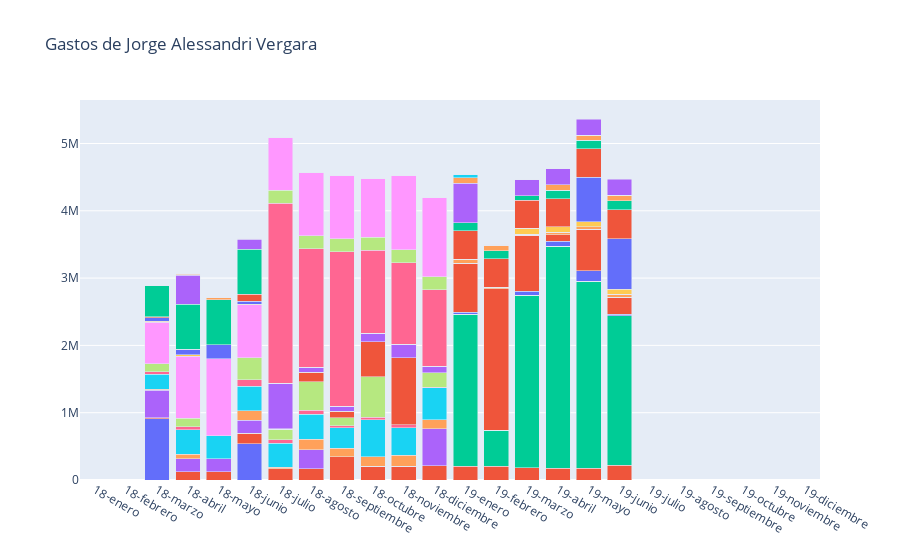

The code cell stored with this chart in its notebook:
### Code cell
get_all_info(1009)

### Figure 1 — Plotly figure (JSON) as saved in the notebook; plotly's stock layout.template omitted (floating-point values rounded to 4 significant figures)
{"data": [{"name": "Oficinas parlamentarias (incluye arriendos, consumos básicos, internet, etc.)  ", "type": "bar", "x": ["18-enero", "18-febrero", "18-marzo", "18-abril", "18-mayo", "18-junio", "18-julio", "18-agosto", "18-septiembre", "18-octubre", "18-noviembre", "18-diciembre", "19-enero", "19-febrero", "19-marzo", "19-abril", "19-mayo", "19-junio", "19-julio", "19-agosto", "19-septiembre", "19-octubre", "19-noviembre", "19-diciembre"], "y": [0, 0, 913040, 0, 0, 536015, 0, 0, 0, 0, 0, 0, 0, 0, 0, 0, 0, 0, 0, 0, 0, 0, 0, 0]}, {"name": "Telefonía  ", "type": "bar", "x": ["18-enero", "18-febrero", "18-marzo", "18-abril", "18-mayo", "18-junio", "18-julio", "18-agosto", "18-septiembre", "18-octubre", "18-noviembre", "18-diciembre", "19-enero", "19-febrero", "19-marzo", "19-abril", "19-mayo", "19-junio", "19-julio", "19-agosto", "19-septiembre", "19-octubre", "19-noviembre", "19-diciembre"], "y": [0, 0, 10180, 124060, 119871, 162227, 165629, 165780, 344258, 206060, 205811, 211346, 205395, 205157, 183218, 176595, 175047, 222611, 0, 0, 0, 0, 0, 0]}, {"name": "Traslación  ", "type": "bar", "x": ["18-enero", "18-febrero", "18-marzo", "18-abril", "18-mayo", "18-junio", "18-julio", "18-agosto", "18-septiembre", "18-octubre", "18-noviembre", "18-diciembre", "19-enero", "19-febrero", "19-marzo", "19-abril", "19-mayo", "19-junio", "19-julio", "19-agosto", "19-septiembre", "19-octubre", "19-noviembre", "19-diciembre"], "y": [0, 0, 0, 0, 0, 0, 0, 0, 0, 0, 0, 0, 2259917, 537111, 2562556, 3300494, 2781691, 2215791, 0, 0, 0, 0, 0, 0]}, {"name": "Vehículos  ", "type": "bar", "x": ["18-enero", "18-febrero", "18-marzo", "18-abril", "18-mayo", "18-junio", "18-julio", "18-agosto", "18-septiembre", "18-octubre", "18-noviembre", "18-diciembre", "19-enero", "19-febrero", "19-marzo", "19-abril", "19-mayo", "19-junio", "19-julio", "19-agosto", "19-septiembre", "19-octubre", "19-noviembre", "19-diciembre"], "y": [0, 0, 413179, 193000, 193000, 193000, 0, 286358, 0, 0, 0, 549471, 0, 0, 0, 0, 0, 0, 0, 0, 0, 0, 0, 0]}, {"name": "Tag y peajes  ", "type": "bar", "x": ["18-enero", "18-febrero", "18-marzo", "18-abril", "18-mayo", "18-junio", "18-julio", "18-agosto", "18-septiembre", "18-octubre", "18-noviembre", "18-diciembre", "19-enero", "19-febrero", "19-marzo", "19-abril", "19-mayo", "19-junio", "19-julio", "19-agosto", "19-septiembre", "19-octubre", "19-noviembre", "19-diciembre"], "y": [0, 0, 9500, 63368, 0, 138997, 22645, 156769, 125671, 140093, 160258, 131504, 0, 0, 0, 0, 0, 0, 0, 0, 0, 0, 0, 0]}, {"name": "Combustible  ", "type": "bar", "x": ["18-enero", "18-febrero", "18-marzo", "18-abril", "18-mayo", "18-junio", "18-julio", "18-agosto", "18-septiembre", "18-octubre", "18-noviembre", "18-diciembre", "19-enero", "19-febrero", "19-marzo", "19-abril", "19-mayo", "19-junio", "19-julio", "19-agosto", "19-septiembre", "19-octubre", "19-noviembre", "19-diciembre"], "y": [0, 0, 227552, 363087, 341341, 365976, 358120, 366935, 303514, 550987, 413631, 476919, 0, 0, 0, 0, 0, 0, 0, 0, 0, 0, 0, 0]}, {"name": "Pasajes de movilización  ", "type": "bar", "x": ["18-enero", "18-febrero", "18-marzo", "18-abril", "18-mayo", "18-junio", "18-julio", "18-agosto", "18-septiembre", "18-octubre", "18-noviembre", "18-diciembre", "19-enero", "19-febrero", "19-marzo", "19-abril", "19-mayo", "19-junio", "19-julio", "19-agosto", "19-septiembre", "19-octubre", "19-noviembre", "19-diciembre"], "y": [0, 0, 33580, 47740, 0, 96000, 49720, 57760, 33800, 37860, 40100, 8800, 0, 0, 0, 0, 0, 0, 0, 0, 0, 0, 0, 0]}, {"name": "Alimentación  ", "type": "bar", "x": ["18-enero", "18-febrero", "18-marzo", "18-abril", "18-mayo", "18-junio", "18-julio", "18-agosto", "18-septiembre", "18-octubre", "18-noviembre", "18-diciembre", "19-enero", "19-febrero", "19-marzo", "19-abril", "19-mayo", "19-junio", "19-julio", "19-agosto", "19-septiembre", "19-octubre", "19-noviembre", "19-diciembre"], "y": [0, 0, 120583, 127364, 0, 327824, 159290, 424135, 120651, 596478, 0, 213297, 0, 0, 0, 0, 0, 0, 0, 0, 0, 0, 0, 0]}, {"name": "Viáticos  ", "type": "bar", "x": ["18-enero", "18-febrero", "18-marzo", "18-abril", "18-mayo", "18-junio", "18-julio", "18-agosto", "18-septiembre", "18-octubre", "18-noviembre", "18-diciembre", "19-enero", "19-febrero", "19-marzo", "19-abril", "19-mayo", "19-junio", "19-julio", "19-agosto", "19-septiembre", "19-octubre", "19-noviembre", "19-diciembre"], "y": [0, 0, 613640, 920448, 1150560, 786210, 0, 0, 0, 0, 0, 0, 0, 0, 0, 0, 0, 0, 0, 0, 0, 0, 0, 0]}, {"name": "Estacionamientos  ", "type": "bar", "x": ["18-enero", "18-febrero", "18-marzo", "18-abril", "18-mayo", "18-junio", "18-julio", "18-agosto", "18-septiembre", "18-octubre", "18-noviembre", "18-diciembre", "19-enero", "19-febrero", "19-marzo", "19-abril", "19-mayo", "19-junio", "19-julio", "19-agosto", "19-septiembre", "19-octubre", "19-noviembre", "19-diciembre"], "y": [0, 0, 16692, 19050, 0, 3450, 0, 0, 0, 0, 0, 0, 0, 0, 0, 0, 0, 0, 0, 0, 0, 0, 0, 0]}, {"name": "Materiales de oficina  ", "type": "bar", "x": ["18-enero", "18-febrero", "18-marzo", "18-abril", "18-mayo", "18-junio", "18-julio", "18-agosto", "18-septiembre", "18-octubre", "18-noviembre", "18-diciembre", "19-enero", "19-febrero", "19-marzo", "19-abril", "19-mayo", "19-junio", "19-julio", "19-agosto", "19-septiembre", "19-octubre", "19-noviembre", "19-diciembre"], "y": [0, 0, 54587, 86456, 207619, 44312, 0, 0, 0, 0, 0, 0, 28225, 0, 58526, 73886, 154791, 27164, 0, 0, 0, 0, 0, 0]}, {"name": "Difusión  ", "type": "bar", "x": ["18-enero", "18-febrero", "18-marzo", "18-abril", "18-mayo", "18-junio", "18-julio", "18-agosto", "18-septiembre", "18-octubre", "18-noviembre", "18-diciembre", "19-enero", "19-febrero", "19-marzo", "19-abril", "19-mayo", "19-junio", "19-julio", "19-agosto", "19-septiembre", "19-octubre", "19-noviembre", "19-diciembre"], "y": [0, 0, 11700, 455, 0, 108355, 5990, 142800, 92392, 524067, 997667, 0, 729455, 2100000, 834999, 90000, 615124, 247300, 0, 0, 0, 0, 0, 0]}, {"name": "Actividades distritales  ", "type": "bar", "x": ["18-enero", "18-febrero", "18-marzo", "18-abril", "18-mayo", "18-junio", "18-julio", "18-agosto", "18-septiembre", "18-octubre", "18-noviembre", "18-diciembre", "19-enero", "19-febrero", "19-marzo", "19-abril", "19-mayo", "19-junio", "19-julio", "19-agosto", "19-septiembre", "19-octubre", "19-noviembre", "19-diciembre"], "y": [0, 0, 465500, 665000, 665000, 665000, 0, 0, 0, 0, 0, 0, 0, 0, 0, 0, 0, 0, 0, 0, 0, 0, 0, 0]}, {"name": "Alojamiento  ", "type": "bar", "x": ["18-enero", "18-febrero", "18-marzo", "18-abril", "18-mayo", "18-junio", "18-julio", "18-agosto", "18-septiembre", "18-octubre", "18-noviembre", "18-diciembre", "19-enero", "19-febrero", "19-marzo", "19-abril", "19-mayo", "19-junio", "19-julio", "19-agosto", "19-septiembre", "19-octubre", "19-noviembre", "19-diciembre"], "y": [0, 0, 0, 433314, 0, 151007, 674882, 71970, 71960, 121960, 200000, 100000, 0, 0, 0, 0, 0, 0, 0, 0, 0, 0, 0, 0]}, {"name": "Correspondencia  ", "type": "bar", "x": ["18-enero", "18-febrero", "18-marzo", "18-abril", "18-mayo", "18-junio", "18-julio", "18-agosto", "18-septiembre", "18-octubre", "18-noviembre", "18-diciembre", "19-enero", "19-febrero", "19-marzo", "19-abril", "19-mayo", "19-junio", "19-julio", "19-agosto", "19-septiembre", "19-octubre", "19-noviembre", "19-diciembre"], "y": [0, 0, 0, 12800, 28059, 10816, 0, 0, 0, 0, 0, 0, 46946, 11597, 10068, 43611, 35035, 49606, 0, 0, 0, 0, 0, 0]}, {"name": "Servicios y gastos menores  ", "type": "bar", "x": ["18-enero", "18-febrero", "18-marzo", "18-abril", "18-mayo", "18-junio", "18-julio", "18-agosto", "18-septiembre", "18-octubre", "18-noviembre", "18-diciembre", "19-enero", "19-febrero", "19-marzo", "19-abril", "19-mayo", "19-junio", "19-julio", "19-agosto", "19-septiembre", "19-octubre", "19-noviembre", "19-diciembre"], "y": [0, 0, 0, 8330, 0, 0, 0, 0, 0, 0, 0, 0, 0, 0, 0, 0, 0, 0, 0, 0, 0, 0, 0, 0]}, {"name": "Actividades territoriales  ", "type": "bar", "x": ["18-enero", "18-febrero", "18-marzo", "18-abril", "18-mayo", "18-junio", "18-julio", "18-agosto", "18-septiembre", "18-octubre", "18-noviembre", "18-diciembre", "19-enero", "19-febrero", "19-marzo", "19-abril", "19-mayo", "19-junio", "19-julio", "19-agosto", "19-septiembre", "19-octubre", "19-noviembre", "19-diciembre"], "y": [0, 0, 0, 0, 0, 0, 2676374, 1760325, 2300250, 1238558, 1208228, 1132204, 0, 0, 0, 0, 0, 0, 0, 0, 0, 0, 0, 0]}, {"name": "Vehiculos- amortizacion  ", "type": "bar", "x": ["18-enero", "18-febrero", "18-marzo", "18-abril", "18-mayo", "18-junio", "18-julio", "18-agosto", "18-septiembre", "18-octubre", "18-noviembre", "18-diciembre", "19-enero", "19-febrero", "19-marzo", "19-abril", "19-mayo", "19-junio", "19-julio", "19-agosto", "19-septiembre", "19-octubre", "19-noviembre", "19-diciembre"], "y": [0, 0, 0, 0, 0, 0, 193000, 193000, 193000, 193000, 193000, 193000, 0, 0, 0, 0, 0, 0, 0, 0, 0, 0, 0, 0]}, {"name": "Viáticos del diputado  ", "type": "bar", "x": ["18-enero", "18-febrero", "18-marzo", "18-abril", "18-mayo", "18-junio", "18-julio", "18-agosto", "18-septiembre", "18-octubre", "18-noviembre", "18-diciembre", "19-enero", "19-febrero", "19-marzo", "19-abril", "19-mayo", "19-junio", "19-julio", "19-agosto", "19-septiembre", "19-octubre", "19-noviembre", "19-diciembre"], "y": [0, 0, 0, 0, 0, 0, 786210, 943452, 943452, 864831, 1100694, 1179315, 0, 0, 0, 0, 0, 0, 0, 0, 0, 0, 0, 0]}, {"name": "Traspaso desde gastos operacionales a asignación personal de apoyo  ", "type": "bar", "x": ["18-enero", "18-febrero", "18-marzo", "18-abril", "18-mayo", "18-junio", "18-julio", "18-agosto", "18-septiembre", "18-octubre", "18-noviembre", "18-diciembre", "19-enero", "19-febrero", "19-marzo", "19-abril", "19-mayo", "19-junio", "19-julio", "19-agosto", "19-septiembre", "19-octubre", "19-noviembre", "19-diciembre"], "y": [0, 0, 0, 0, 0, 0, 0, 0, 0, 0, 0, 0, 12180, 12180, 90463, 75153, 75153, 75153, 0, 0, 0, 0, 0, 0]}, {"name": "Actividades destinadas a la interacción con la comunidad  ", "type": "bar", "x": ["18-enero", "18-febrero", "18-marzo", "18-abril", "18-mayo", "18-junio", "18-julio", "18-agosto", "18-septiembre", "18-octubre", "18-noviembre", "18-diciembre", "19-enero", "19-febrero", "19-marzo", "19-abril", "19-mayo", "19-junio", "19-julio", "19-agosto", "19-septiembre", "19-octubre", "19-noviembre", "19-diciembre"], "y": [0, 0, 0, 0, 0, 0, 0, 0, 0, 0, 0, 0, 0, 0, 0, 0, 662800, 750000, 0, 0, 0, 0, 0, 0]}, {"name": "Arriendo de inmueble  ", "type": "bar", "x": ["18-enero", "18-febrero", "18-marzo", "18-abril", "18-mayo", "18-junio", "18-julio", "18-agosto", "18-septiembre", "18-octubre", "18-noviembre", "18-diciembre", "19-enero", "19-febrero", "19-marzo", "19-abril", "19-mayo", "19-junio", "19-julio", "19-agosto", "19-septiembre", "19-octubre", "19-noviembre", "19-diciembre"], "y": [0, 0, 0, 0, 0, 0, 0, 0, 0, 0, 0, 0, 420000, 420000, 420000, 420000, 420000, 428517, 0, 0, 0, 0, 0, 0]}, {"name": "Consumos básicos  ", "type": "bar", "x": ["18-enero", "18-febrero", "18-marzo", "18-abril", "18-mayo", "18-junio", "18-julio", "18-agosto", "18-septiembre", "18-octubre", "18-noviembre", "18-diciembre", "19-enero", "19-febrero", "19-marzo", "19-abril", "19-mayo", "19-junio", "19-julio", "19-agosto", "19-septiembre", "19-octubre", "19-noviembre", "19-diciembre"], "y": [0, 0, 0, 0, 0, 0, 0, 0, 0, 0, 0, 0, 119723, 122794, 64825, 126557, 126747, 133677, 0, 0, 0, 0, 0, 0]}, {"name": "Equipamiento oficina parlamentaria  ", "type": "bar", "x": ["18-enero", "18-febrero", "18-marzo", "18-abril", "18-mayo", "18-junio", "18-julio", "18-agosto", "18-septiembre", "18-octubre", "18-noviembre", "18-diciembre", "19-enero", "19-febrero", "19-marzo", "19-abril", "19-mayo", "19-junio", "19-julio", "19-agosto", "19-septiembre", "19-octubre", "19-noviembre", "19-diciembre"], "y": [0, 0, 0, 0, 0, 0, 0, 0, 0, 0, 0, 0, 590451, 0, 0, 0, 0, 0, 0, 0, 0, 0, 0, 0]}, {"name": "Gastos de mantención oficina parlamentaria (inmueble)  ", "type": "bar", "x": ["18-enero", "18-febrero", "18-marzo", "18-abril", "18-mayo", "18-junio", "18-julio", "18-agosto", "18-septiembre", "18-octubre", "18-noviembre", "18-diciembre", "19-enero", "19-febrero", "19-marzo", "19-abril", "19-mayo", "19-junio", "19-julio", "19-agosto", "19-septiembre", "19-octubre", "19-noviembre", "19-diciembre"], "y": [0, 0, 0, 0, 0, 0, 0, 0, 0, 0, 0, 0, 77778, 77778, 0, 77778, 77778, 77778, 0, 0, 0, 0, 0, 0]}, {"name": "Reparaciones locativas del inmueble  ", "type": "bar", "x": ["18-enero", "18-febrero", "18-marzo", "18-abril", "18-mayo", "18-junio", "18-julio", "18-agosto", "18-septiembre", "18-octubre", "18-noviembre", "18-diciembre", "19-enero", "19-febrero", "19-marzo", "19-abril", "19-mayo", "19-junio", "19-julio", "19-agosto", "19-septiembre", "19-octubre", "19-noviembre", "19-diciembre"], "y": [0, 0, 0, 0, 0, 0, 0, 0, 0, 0, 0, 0, 54740, 0, 0, 0, 0, 0, 0, 0, 0, 0, 0, 0]}, {"name": "Habilitación de sedes parlamentarias (con autorización de crap)  ", "type": "bar", "x": ["18-enero", "18-febrero", "18-marzo", "18-abril", "18-mayo", "18-junio", "18-julio", "18-agosto", "18-septiembre", "18-octubre", "18-noviembre", "18-diciembre", "19-enero", "19-febrero", "19-marzo", "19-abril", "19-mayo", "19-junio", "19-julio", "19-agosto", "19-septiembre", "19-octubre", "19-noviembre", "19-diciembre"], "y": [0, 0, 0, 0, 0, 0, 0, 0, 0, 0, 0, 0, 0, 0, 0, 0, 0, 0, 0, 0, 0, 0, 0, 0]}, {"name": "Seguros de bienes  ", "type": "bar", "x": ["18-enero", "18-febrero", "18-marzo", "18-abril", "18-mayo", "18-junio", "18-julio", "18-agosto", "18-septiembre", "18-octubre", "18-noviembre", "18-diciembre", "19-enero", "19-febrero", "19-marzo", "19-abril", "19-mayo", "19-junio", "19-julio", "19-agosto", "19-septiembre", "19-octubre", "19-noviembre", "19-diciembre"], "y": [0, 0, 0, 0, 0, 0, 0, 0, 0, 0, 0, 0, 0, 0, 0, 0, 0, 0, 0, 0, 0, 0, 0, 0]}, {"name": "Arriendo de oficinas virtuales  ", "type": "bar", "x": ["18-enero", "18-febrero", "18-marzo", "18-abril", "18-mayo", "18-junio", "18-julio", "18-agosto", "18-septiembre", "18-octubre", "18-noviembre", "18-diciembre", "19-enero", "19-febrero", "19-marzo", "19-abril", "19-mayo", "19-junio", "19-julio", "19-agosto", "19-septiembre", "19-octubre", "19-noviembre", "19-diciembre"], "y": [0, 0, 0, 0, 0, 0, 0, 0, 0, 0, 0, 0, 0, 0, 0, 0, 0, 0, 0, 0, 0, 0, 0, 0]}, {"name": "Servicios web  ", "type": "bar", "x": ["18-enero", "18-febrero", "18-marzo", "18-abril", "18-mayo", "18-junio", "18-julio", "18-agosto", "18-septiembre", "18-octubre", "18-noviembre", "18-diciembre", "19-enero", "19-febrero", "19-marzo", "19-abril", "19-mayo", "19-junio", "19-julio", "19-agosto", "19-septiembre", "19-octubre", "19-noviembre", "19-diciembre"], "y": [0, 0, 0, 0, 0, 0, 0, 0, 0, 0, 0, 0, 0, 13174, 0, 0, 0, 0, 0, 0, 0, 0, 0, 0]}, {"name": "Contratación servicio de almacenamiento  ", "type": "bar", "x": ["18-enero", "18-febrero", "18-marzo", "18-abril", "18-mayo", "18-junio", "18-julio", "18-agosto", "18-septiembre", "18-octubre", "18-noviembre", "18-diciembre", "19-enero", "19-febrero", "19-marzo", "19-abril", "19-mayo", "19-junio", "19-julio", "19-agosto", "19-septiembre", "19-octubre", "19-noviembre", "19-diciembre"], "y": [0, 0, 0, 0, 0, 0, 0, 0, 0, 0, 0, 0, 0, 0, 0, 0, 0, 0, 0, 0, 0, 0, 0, 0]}, {"name": "Arriendo de oficina móvil  ", "type": "bar", "x": ["18-enero", "18-febrero", "18-marzo", "18-abril", "18-mayo", "18-junio", "18-julio", "18-agosto", "18-septiembre", "18-octubre", "18-noviembre", "18-diciembre", "19-enero", "19-febrero", "19-marzo", "19-abril", "19-mayo", "19-junio", "19-julio", "19-agosto", "19-septiembre", "19-octubre", "19-noviembre", "19-diciembre"], "y": [0, 0, 0, 0, 0, 0, 0, 0, 0, 0, 0, 0, 0, 0, 0, 0, 0, 0, 0, 0, 0, 0, 0, 0]}, {"name": "Mantencion y reparación de oficina móvil  ", "type": "bar", "x": ["18-enero", "18-febrero", "18-marzo", "18-abril", "18-mayo", "18-junio", "18-julio", "18-agosto", "18-septiembre", "18-octubre", "18-noviembre", "18-diciembre", "19-enero", "19-febrero", "19-marzo", "19-abril", "19-mayo", "19-junio", "19-julio", "19-agosto", "19-septiembre", "19-octubre", "19-noviembre", "19-diciembre"], "y": [0, 0, 0, 0, 0, 0, 0, 0, 0, 0, 0, 0, 0, 0, 0, 0, 0, 0, 0, 0, 0, 0, 0, 0]}, {"name": "Servicios menores  ", "type": "bar", "x": ["18-enero", "18-febrero", "18-marzo", "18-abril", "18-mayo", "18-junio", "18-julio", "18-agosto", "18-septiembre", "18-octubre", "18-noviembre", "18-diciembre", "19-enero", "19-febrero", "19-marzo", "19-abril", "19-mayo", "19-junio", "19-julio", "19-agosto", "19-septiembre", "19-octubre", "19-noviembre", "19-diciembre"], "y": [0, 0, 0, 0, 0, 0, 0, 0, 0, 0, 0, 0, 0, 0, 239990, 239990, 239990, 239990, 0, 0, 0, 0, 0, 0]}], "layout": {"autosize": true, "barmode": "stack", "showlegend": false, "title": {"text": "Gastos de Jorge Alessandri Vergara "}}}
